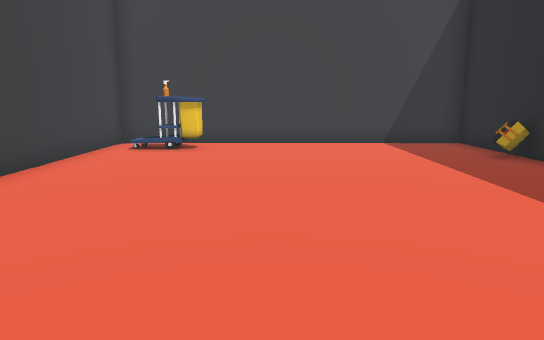
view 1 (above)

16 first-person views from a walk through a 3-D level made in the Unity game engine. The camera is 1.2 m above the floor, tilts 10° down and sees 70° across. The floor is counted in squares, 1 m on a side. Each view is taken from the middle of a square. On the plan, view 1 faces up. The plan holds only what a view shows up to about 15 squares ahead; the rest is blank. The player is left out.

view 2
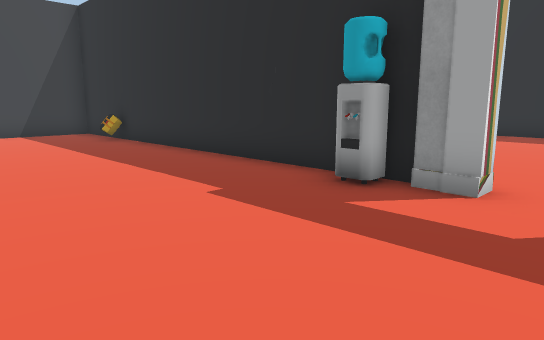

view 3
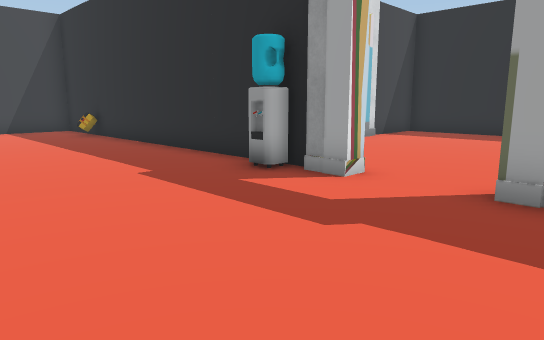

view 4
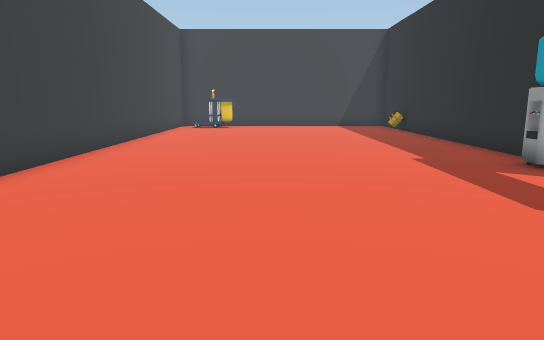

view 5
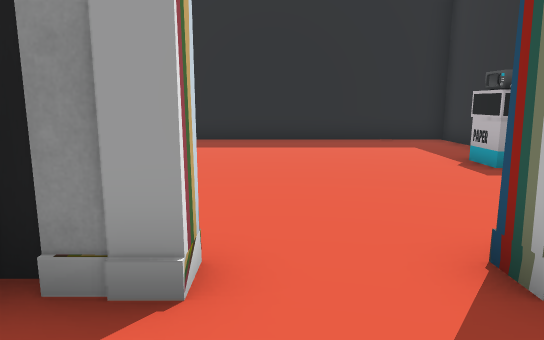

view 6
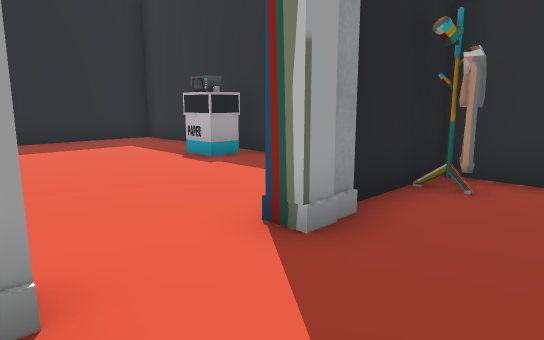

view 7
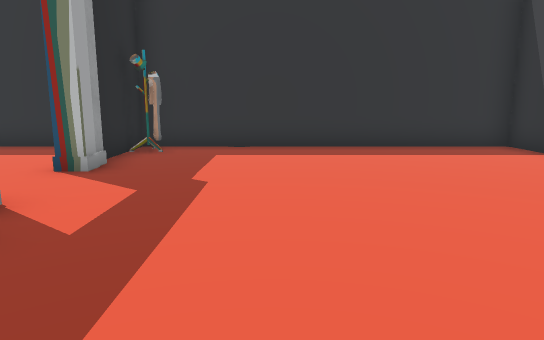

view 8
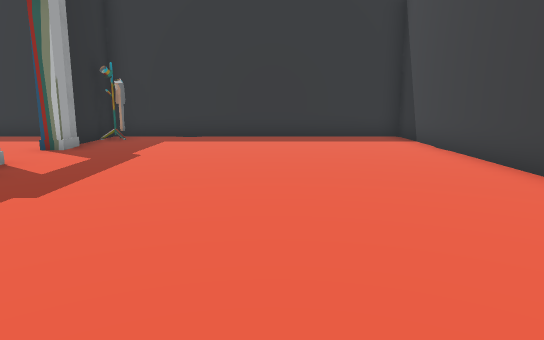

view 9
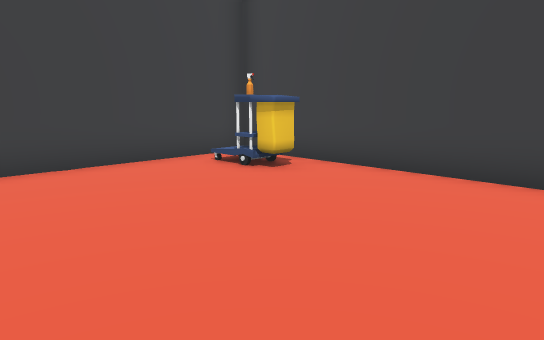

view 10
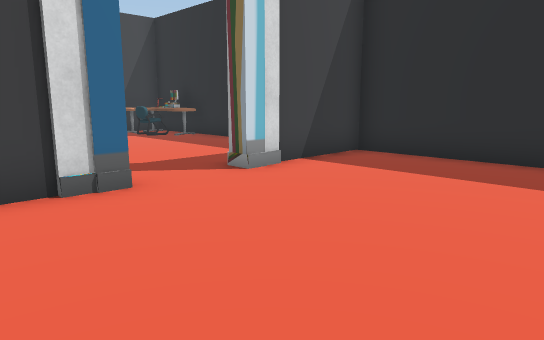

view 11
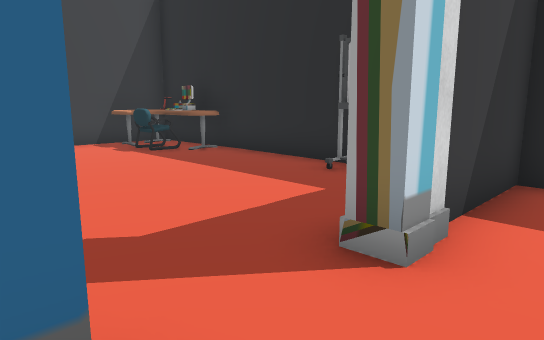

view 12
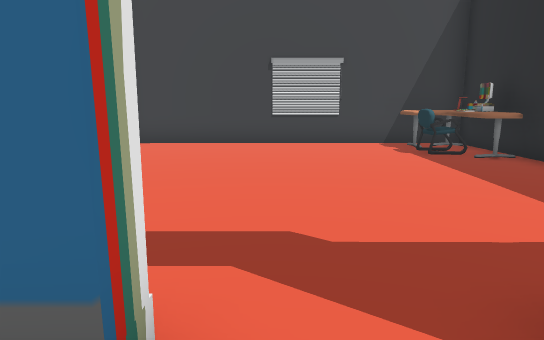

view 13
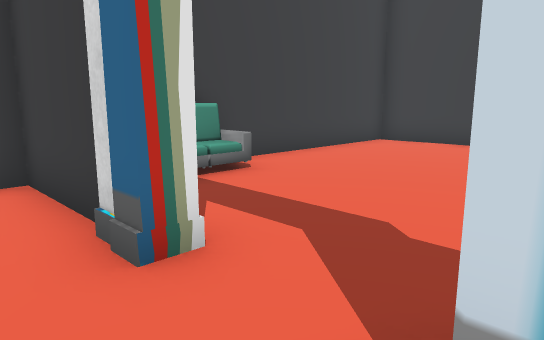

view 14
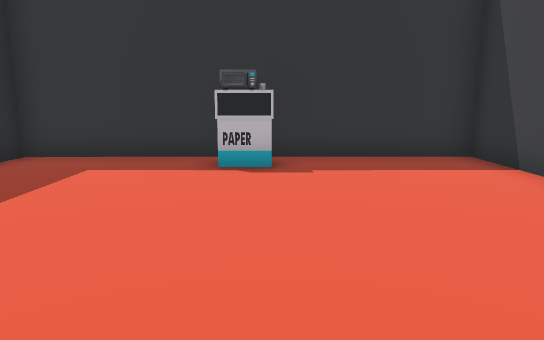

view 15
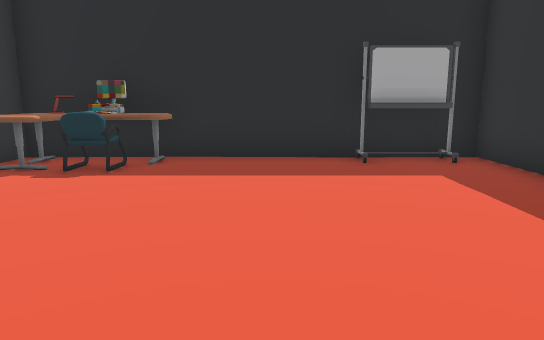

view 16
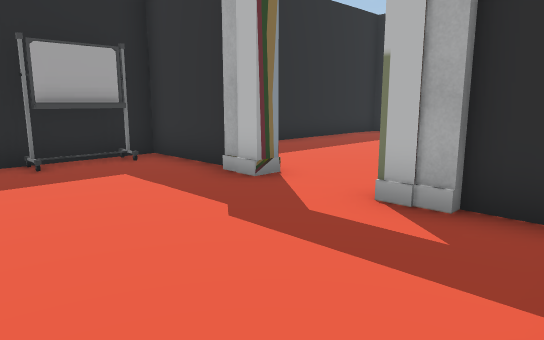

### Floor plan
Points are (right, up) in squares from view 1. A wall is a line through its corners. A room is listed if a view was taken in it or the views show most of it. See-through windows are left out.
Room 1 (views 1, 2, 3, 4, 5, 6, 7, 8, 9, 10, 11, 12, 13, 14)
walls: (5.5, -0.4) (5.5, 2.5); (5.9, -2.5) (5.2, -2.5) (5.2, -1.5); (5.5, 4.4) (5.5, 11.5); (9.4, 1.7) (9.4, 1.2) (5.5, 1.2); (5.2, -5.6) (5.2, -4.7) (5.9, -4.7); (5.6, -6.1) (5.6, -8.5); (5.5, -8.6) (5.5, -5.8); (6, 11.4) (-4.4, 11.4) (-4.4, -8.5) (15.5, -8.5) (15.5, 1); (15.6, 1.2) (11.6, 1.2)
ways out: opening at (10.5, 1) to room 2
objects: other object (-3, 10); cart (-2, 10); other object (5, -8) to (5, -7); water cooler (5, -1); toolbox (5, 8); sofa (6, 3) to (7, 5); microwave (10, -8) to (11, -7); other object (10, -7)
Room 2 (views 15, 16)
walls: (11.6, 1.2) (11.6, 1.7) (12.5, 1.7); (12.8, 1.5) (15.5, 1.5); (7.6, 1.5) (8.5, 1.5) (8.5, 1.7) (9.4, 1.7); (15.5, 1) (15.5, 11.4) (6, 11.4); (5.6, 11.5) (5.6, 4.4)
ways out: opening at (10.5, 1) to room 1
objects: table (14, 8) to (15, 11); other object (15, 2) to (15, 4); computer (15, 9) to (15, 10)

Where each view was taken, in squares from view 1:
view 1: 0 up, 0 right, facing up
view 2: 4 down, 0 right, facing up-right
view 3: 6 down, 0 right, facing up-right
view 4: 8 down, 0 right, facing up
view 5: 3 down, 3 right, facing right
view 6: 2 down, 3 right, facing down-right
view 7: 2 up, 2 right, facing down
view 8: 5 up, 0 right, facing down
view 9: 5 up, 3 right, facing up-left
view 10: 4 down, 7 right, facing up-right
view 11: 0 up, 9 right, facing up-right
view 12: 0 up, 10 right, facing up
view 13: 0 up, 12 right, facing up-left
view 14: 0 up, 10 right, facing down
view 15: 6 up, 7 right, facing right
view 16: 6 up, 7 right, facing down-right
